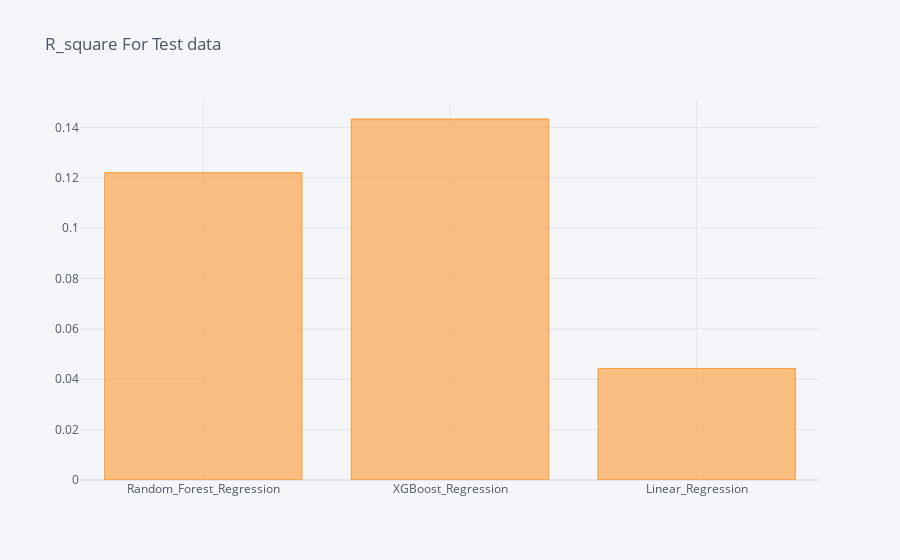

Notebook cell for this chart:
### Code cell
score = make_scorer(r2_score)


a = score(random_grid_2, X_test, y_test)
b = score(XGB_grid_2, X_test, y_test)
c = score(model_made_1, X_test, y_test)
pd.DataFrame([a,b,c],index = ['Random_Forest_Regression','XGBoost_Regression','Linear_Regression'],columns=['R_square']).iplot(kind ='bar',title = 'R_square For Test data')

### Figure 1 — Plotly figure (JSON) as saved in the notebook; plotly's stock layout.template omitted (floating-point values rounded to 4 significant figures)
{"data": [{"marker": {"color": "rgba(255, 153, 51, 0.6)", "line": {"color": "rgba(255, 153, 51, 1.0)", "width": 1}}, "name": "R_square", "orientation": "v", "text": "", "type": "bar", "x": ["Random_Forest_Regression", "XGBoost_Regression", "Linear_Regression"], "y": [0.122, 0.1434, 0.04431]}], "layout": {"legend": {"bgcolor": "#F5F6F9", "font": {"color": "#4D5663"}}, "paper_bgcolor": "#F5F6F9", "plot_bgcolor": "#F5F6F9", "title": {"font": {"color": "#4D5663"}, "text": "R_square For Test data"}, "xaxis": {"gridcolor": "#E1E5ED", "showgrid": true, "tickfont": {"color": "#4D5663"}, "title": {"font": {"color": "#4D5663"}, "text": ""}, "zerolinecolor": "#E1E5ED"}, "yaxis": {"gridcolor": "#E1E5ED", "showgrid": true, "tickfont": {"color": "#4D5663"}, "title": {"font": {"color": "#4D5663"}, "text": ""}, "zerolinecolor": "#E1E5ED"}}}
